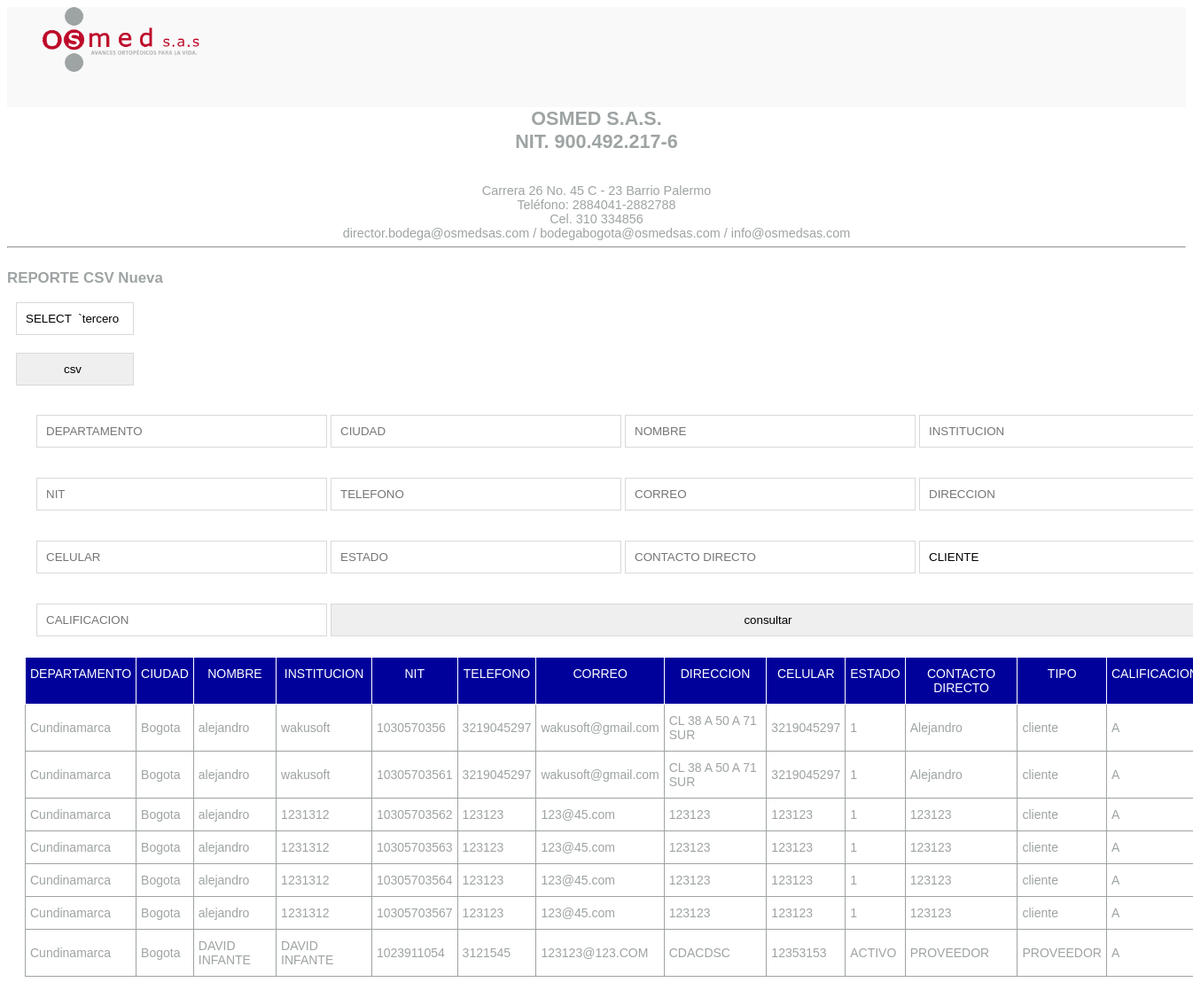
The page /impresion/consultarcliente.php on the database as committed earlier.
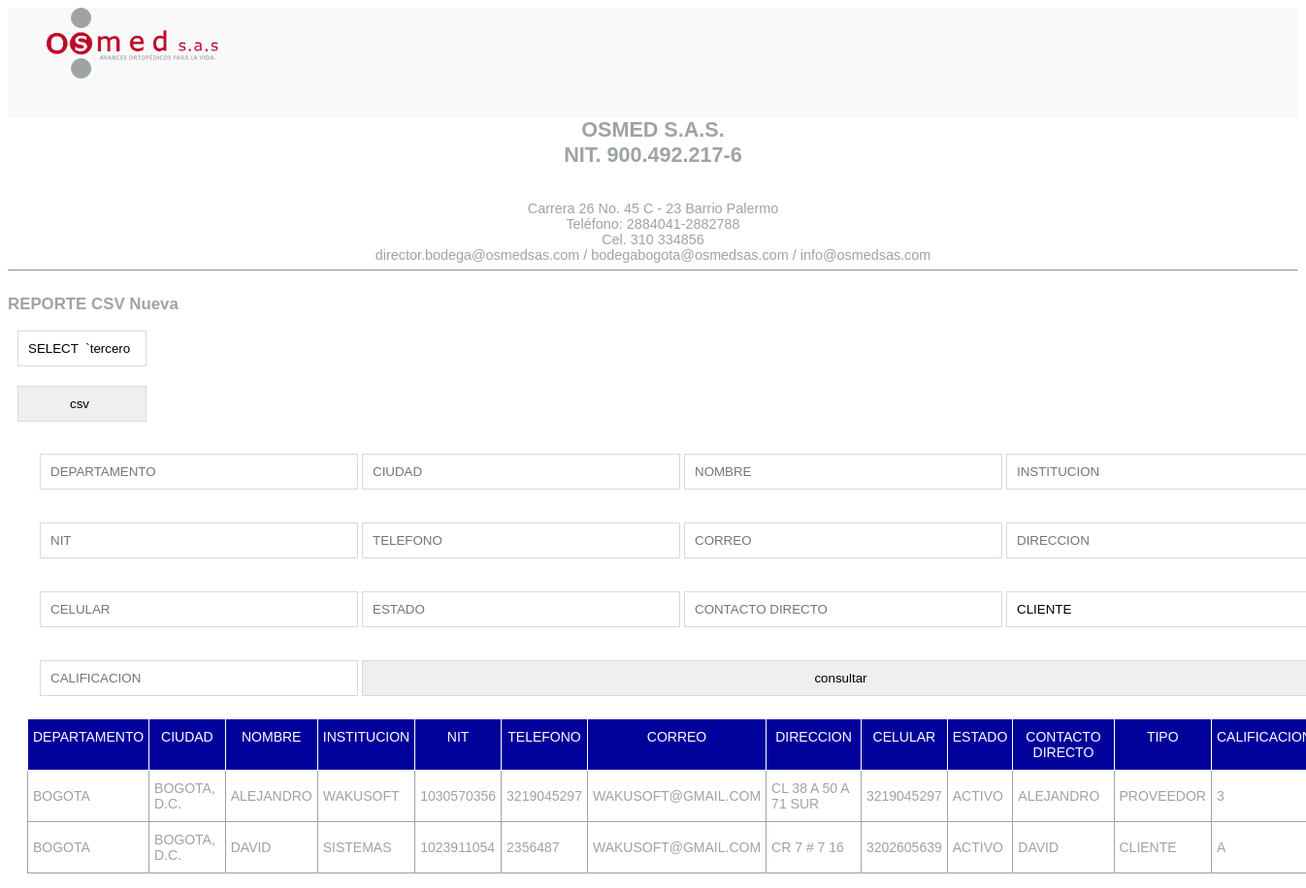
The same page on the database as committed later.
### tables this page shows
CREATE TABLE `terceros` (
  `idclientes` int(15) NOT NULL,
  `departamento` int(15) NOT NULL,
  `ciudad` int(15) NOT NULL,
  `nombre` varchar(15) NOT NULL,
  `institucion` varchar(15) NOT NULL,
  `nit` varchar(20) NOT NULL,
  `telefono` varchar(15) NOT NULL,
  `correo` varchar(20) NOT NULL,
  `direccion` varchar(20) NOT NULL,
  `celular` varchar(20) NOT NULL,
  `estado` varchar(11) NOT NULL,
  `contacto_directo` varchar(15) NOT NULL,
  `sede` varchar(15) NOT NULL,
  `tipo` varchar(15) NOT NULL,
  `calificacion` varchar(15) NOT NULL,
  `bodega` varchar(15) NOT NULL,
  `fechamodificado` varchar(15) NOT NULL
);

CREATE TABLE `departamento` (
  `iddepartamento` int(15) NOT NULL,
  `nombre` varchar(15) NOT NULL,
  `codigo` varchar(15) NOT NULL
);

CREATE TABLE `ciudades` (
  `idciudades` int(15) NOT NULL,
  `iddepartamento` int(15) NOT NULL,
  `nombre` varchar(15) NOT NULL,
  `codigo` varchar(15) NOT NULL
);

### impresion/consultarcliente.php (the view, shortened to what this page needs)
<?php
	echo '
	<section id="encabezado">
		<div id="logo">
			<a href="../html/profile"><img src="../imagenes/logo.png"></a>
		</div>
	</section>
	<center><h2><strong>OSMED S.A.S.<br>NIT. 900.492.217-6</strong></h2><br>Carrera 26 No. 45 C - 23 Barrio Palermo<br>Teléfono: 2884041-2882788<br>Cel. 310 334856<br>director.bodega@osmedsas.com / bodegabogota@osmedsas.com / info@osmedsas.com</center><hr>
	';
$sentencia1='';
$sentencia2='';
$sentencia3='';
$sentencia4='';
$sentencia5='';
$sentencia6='';
$sentencia7='';
$sentencia8='';
$sentencia9='';
$sentencia10='';
$sentencia11='';
$sentencia12='';
?>
<section id="filtro">
	<form method="post" action="">
		<table id="t21">
		<tr>
	   	 	<td><input type="" name="R1" placeholder="DEPARTAMENTO" value=""></td>
	    	<td><input type="" name="R2" placeholder="CIUDAD"></td>
	    	<td><input type="" name="nombre" placeholder="NOMBRE"></td>
	    	<td><input type="" name="institucion" placeholder="INSTITUCION"></td>
		</tr>
		<tr>
			<td><input type="" name="nit" placeholder="NIT"></td>
			<td><input type="" name="telefono" placeholder="TELEFONO"></td>
			<td><input type="" name="correo" placeholder="CORREO"></td>
			<td><input type="" name="direccion" placeholder="DIRECCION"></td>
		</tr>
		<tr>
			<td><input type="" name="celular" placeholder="CELULAR"></td>
			<td><input type="" name="estado" placeholder="ESTADO"></td>
			<td><input type="" name="contacto_directo" placeholder="CONTACTO DIRECTO"></td>
			<td><input type="" name="tipoc" placeholder="TIPO" value="CLIENTE"></td>
		</tr>
		<tr>
			<td><input type="" name="calificacion" placeholder="CALIFICACION"></td>
			<td COLSPAN="3"><input type="submit" name="consultar" value="consultar"></td>
		</tr>
	</form>
</section>
<?php
include_once "conexion.php";
	$conexion= conexion();
include('../html/encabezado.php');
	$sql = "SELECT
	`terceros`.`idclientes`,
	`departamento`.`nombre` AS `R1`,
	`ciudades`.`nombre` AS `R2`,
	`terceros`.`nombre` ,
	`terceros`.`institucion` ,
	`terceros`.`nit` ,
	`terceros`.`telefono` ,
	`terceros`.`correo` ,
	`terceros`.`direccion` ,
	`terceros`.`celular` ,
	`terceros`.`estado` ,
	`terceros`.`contacto_directo` ,
	`terceros`.`tipo` ,
	`terceros`.`calificacion` ,
	`terceros`.`bodega` ,
	`terceros`.`fechamodificado`
	FROM `terceros`
	INNER JOIN `ciudades` ON `ciudades`. `idciudades` = `terceros`.`ciudad`
	INNER JOIN `departamento` ON `departamento`.`iddepartamento` = `terceros`.`departamento`
	".$sentencia11." ".$sentencia1." ".$sentencia2." ".$sentencia3." ".$sentencia4." ".$sentencia5." ".$sentencia6." ".$sentencia7." ".$sentencia8." ".$sentencia9." ".$sentencia10." ".$sentencia12." ;";
	echo "<h3 id='5'>REPORTE CSV Nueva</h3>
	<form method='POST' action='../descargar/descargarcliente.php'>
	<input type='' name='sentencia' value='".$sql."'>
	<input type='submit' value='csv'>
	</form>";
	$bill_usuarios = mysqli_query($conexion,$sql) or die(mysqli_error($conexion));
	echo '<div id="consultaLarga">
		<table id="t21" class="tg">
		  <tr>
		    <th class="tg-g4jy">DEPARTAMENTO</th>
		    <th class="tg-g4jy">CIUDAD</th>
		    <th class="tg-g4jy">NOMBRE</th>
		    <th class="tg-g4jy">INSTITUCION</th>
		    <th class="tg-g4jy">NIT</th>
		    <th class="tg-g4jy">TELEFONO</th>
		    <th class="tg-g4jy">CORREO</th>
		    <th class="tg-g4jy">DIRECCION</th>
		    <th class="tg-g4jy">CELULAR</th>
		    <th class="tg-g4jy">ESTADO</th>
		    <th class="tg-g4jy">CONTACTO DIRECTO</th>
		    <th class="tg-g4jy">TIPO</th>
		    <th class="tg-g4jy">CALIFICACION</th>
		    </tr>';
	while ($row = $bill_usuarios->fetch_assoc()) {
		echo '<tr>
		    <td class="tg-iacq">'.$row['R1'].'</td>
		    <td class="tg-iacq">'.$row['R2'].'</td>
		    <td class="tg-iacq">'.$row['nombre'].'</td>
		    <td class="tg-iacq">'.$row['institucion'].'</td>
		    <td class="tg-iacq">'.$row['nit'].'</td>
		    <td class="tg-iacq">'.$row['telefono'].'</td>
		    <td class="tg-iacq">'.$row['correo'].'</td>
		    <td class="tg-iacq">'.$row['direccion'].'</td>
		    <td class="tg-iacq">'.$row['celular'].'</td>
		    <td class="tg-iacq">'.$row['estado'].'</td>
		    <td class="tg-iacq">'.$row['contacto_directo'].'</td>
		    <td class="tg-iacq">'.$row['tipo'].'</td>
		    <td class="tg-iacq">'.$row['calificacion'].'</td>
		    </tr>';
	}
	echo '</table></div>';
	?>

### impresion/conexion.php (shortened to what this page needs)
<!DOCTYPE html PUBLIC "-//W3C//DTD XHTML 1.0 Transitional//EN" "http://www.w3.org/TR/xhtml1/DTD/xhtml1-transitional.dtd">
<html xmlns="http://www.w3.org/1999/xhtml">
<head>
</head>
<body>
</body>
</html>

### html/encabezado.php (shortened to what this page needs)
<link rel="stylesheet" href="../style/style.css">
<link rel="stylesheet" href="style/style.css">

### style/style.css (style rules this page uses)
body { font-family: sans-serif; color: #9EA3A3; font-size: 90%; }
section { float: left; width: 100%; }
input,select,textarea { outline: none; display: block; width: 98%; border: 1px solid #d9d9d9; margin: 10px 10px 20px; padding: 10px 15px 10px 10px; }
table { position: relative; left: 20px; width: 98%; }
#encabezado { width: 100%; background-color: #F9F9F9; }
#encabezado img { width: 15%; padding-left: 40px; padding-bottom: 40px; }
a { text-decoration: none; color: #F9F9F9; }

### impresion/consultarcliente.php (style rules this page uses)
#t21 { width: 100%; }
#t21 input { width: 100%; }
.tg { border-collapse:collapse;border-spacing:0; }
.tg td { font-family:Arial, sans-serif;font-size:14px;padding:10px 5px;border-style:solid;border-width:1px;overflow:hidden;word-break:normal; }
.tg th { font-family:Arial, sans-serif;font-size:14px;font-weight:normal;padding:10px 5px;border-style:solid;border-width:1px;overflow:hidden;word-break:normal; }
.tg .tg-g4jy { background:#00009b;color:white;vertical-align:top }
input,select { outline: none;display: block;width: 10%;border: 1px solid #d9d9d9;margin: 10px 10px 20px;padding: 10px 15px 10px 10px; }

Rows that differ between the two databases and show on the page:
removed terceros: departamento.nombre "Cundinamarca", ciudades.nombre "Bogota", nombre "alejandro", institucion "wakusoft", nit "1030570356", telefono "3219045297", correo "wakusoft@gmail.com", direccion "CL 38 A 50 A 71 SUR", celular "3219045297", estado "1", contacto_directo "Alejandro", tipo "cliente", calificacion "A"
removed terceros: departamento.nombre "Cundinamarca", ciudades.nombre "Bogota", nombre "alejandro", institucion "wakusoft", nit "10305703561", telefono "3219045297", correo "wakusoft@gmail.com", direccion "CL 38 A 50 A 71 SUR", celular "3219045297", estado "1", contacto_directo "Alejandro", tipo "cliente", calificacion "A"
removed terceros: departamento.nombre "Cundinamarca", ciudades.nombre "Bogota", nombre "alejandro", institucion "1231312", nit "10305703562", telefono "123123", correo "123@45.com", direccion "123123", celular "123123", estado "1", contacto_directo "123123", tipo "cliente", calificacion "A"
removed terceros: departamento.nombre "Cundinamarca", ciudades.nombre "Bogota", nombre "alejandro", institucion "1231312", nit "10305703563", telefono "123123", correo "123@45.com", direccion "123123", celular "123123", estado "1", contacto_directo "123123", tipo "cliente", calificacion "A"
removed terceros: departamento.nombre "Cundinamarca", ciudades.nombre "Bogota", nombre "alejandro", institucion "1231312", nit "10305703564", telefono "123123", correo "123@45.com", direccion "123123", celular "123123", estado "1", contacto_directo "123123", tipo "cliente", calificacion "A"
removed terceros: departamento.nombre "Cundinamarca", ciudades.nombre "Bogota", nombre "alejandro", institucion "1231312", nit "10305703567", telefono "123123", correo "123@45.com", direccion "123123", celular "123123", estado "1", contacto_directo "123123", tipo "cliente", calificacion "A"
removed terceros: departamento.nombre "Cundinamarca", ciudades.nombre "Bogota", nombre "DAVID INFANTE", institucion "DAVID INFANTE", nit "1023911054", telefono "3121545", correo "123123@123.COM", direccion "CDACDSC", celular "12353153", estado "ACTIVO", contacto_directo "PROVEEDOR", tipo "PROVEEDOR", calificacion "A"
now on this page (row edited): terceros: departamento.nombre "BOGOTA", ciudades.nombre "BOGOTA, D.C.", nombre "ALEJANDRO", institucion "WAKUSOFT", nit "1030570356", telefono "3219045297", correo "WAKUSOFT@GMAIL.COM", direccion "CL 38 A 50 A 71 SUR", celular "3219045297", estado "ACTIVO", contacto_directo "ALEJANDRO", tipo "PROVEEDOR", calificacion "3"
added terceros: departamento.nombre "BOGOTA", ciudades.nombre "BOGOTA, D.C.", nombre "DAVID", institucion "SISTEMAS", nit "1023911054", telefono "2356487", correo "WAKUSOFT@GMAIL.COM", direccion "CR 7 # 7 16", celular "3202605639", estado "ACTIVO", contacto_directo "DAVID", tipo "CLIENTE", calificacion "A"
